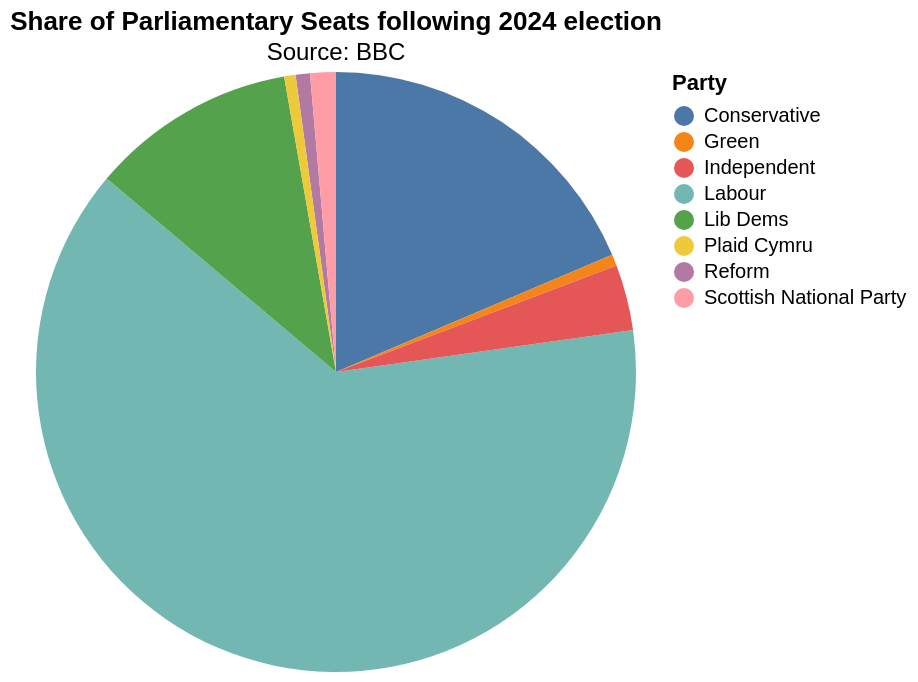

The Vega-Lite source for this figure:
### Vega-Lite specification from a JSON file in a GitHub repository (floating-point values rounded to 4 significant figures)
{"$schema": "https://vega.github.io/schema/vega-lite/v5.json", "description": "Pie Chart with percentage_tooltip", "data": {"values": [{"Party": "Labour", "value": 412}, {"Party": "Conservative", "value": 121}, {"Party": "Lib Dems", "value": 72}, {"Party": "Reform", "value": 5}, {"Party": "Scottish National Party", "value": 9}, {"Party": "Green", "value": 4}, {"Party": "Plaid Cymru", "value": 4}, {"Party": "Independent", "value": 23}]}, "title": {"text": "Share of Parliamentary Seats following 2024 election", "subtitle": "Source: BBC", "titleFontSize": 13}, "height": "container", "width": "container", "mark": {"type": "arc", "tooltip": true}, "encoding": {"theta": {"field": "value", "type": "quantitative", "stack": "normalize"}, "color": {"field": "Party", "type": "nominal"}}}
